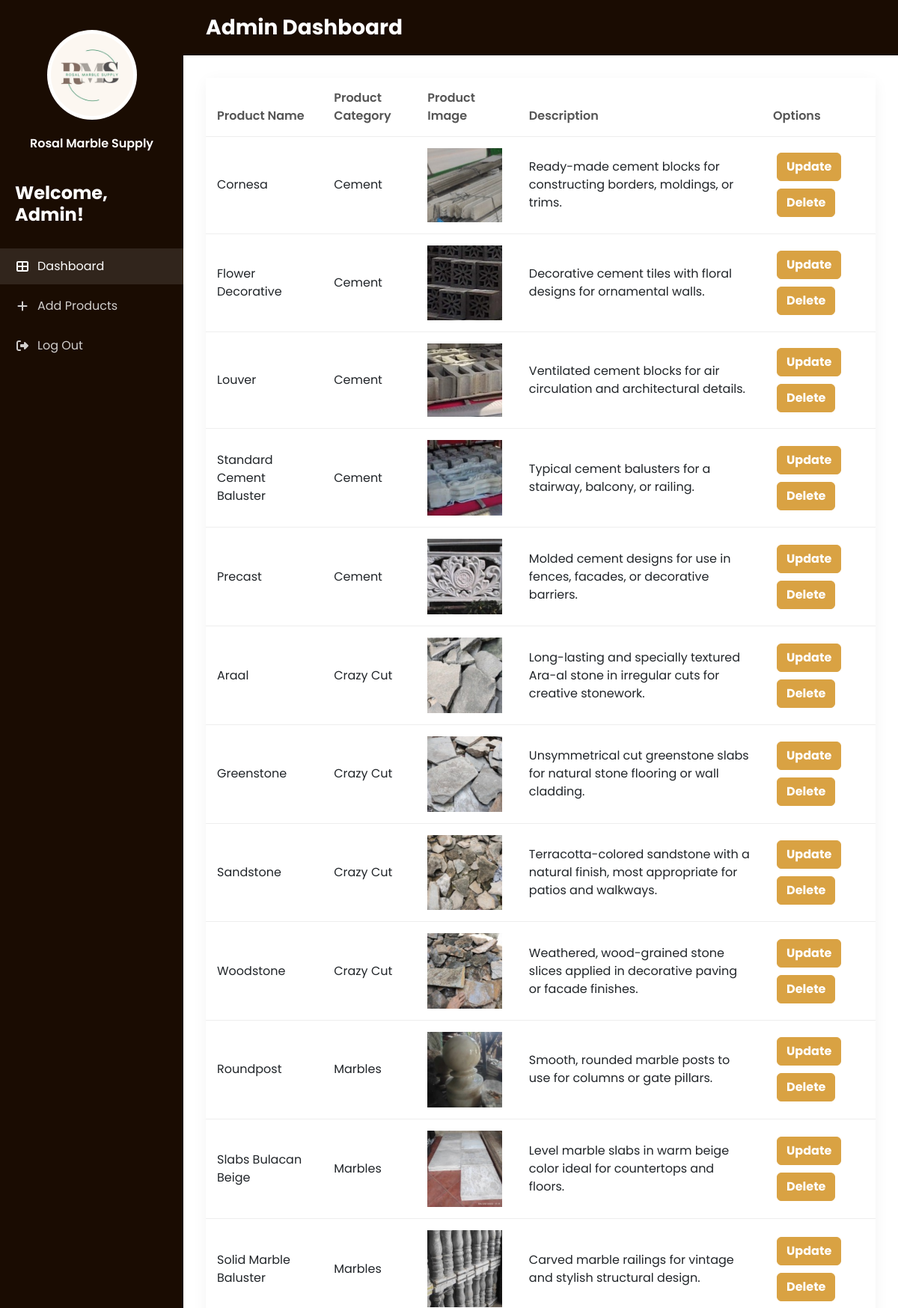
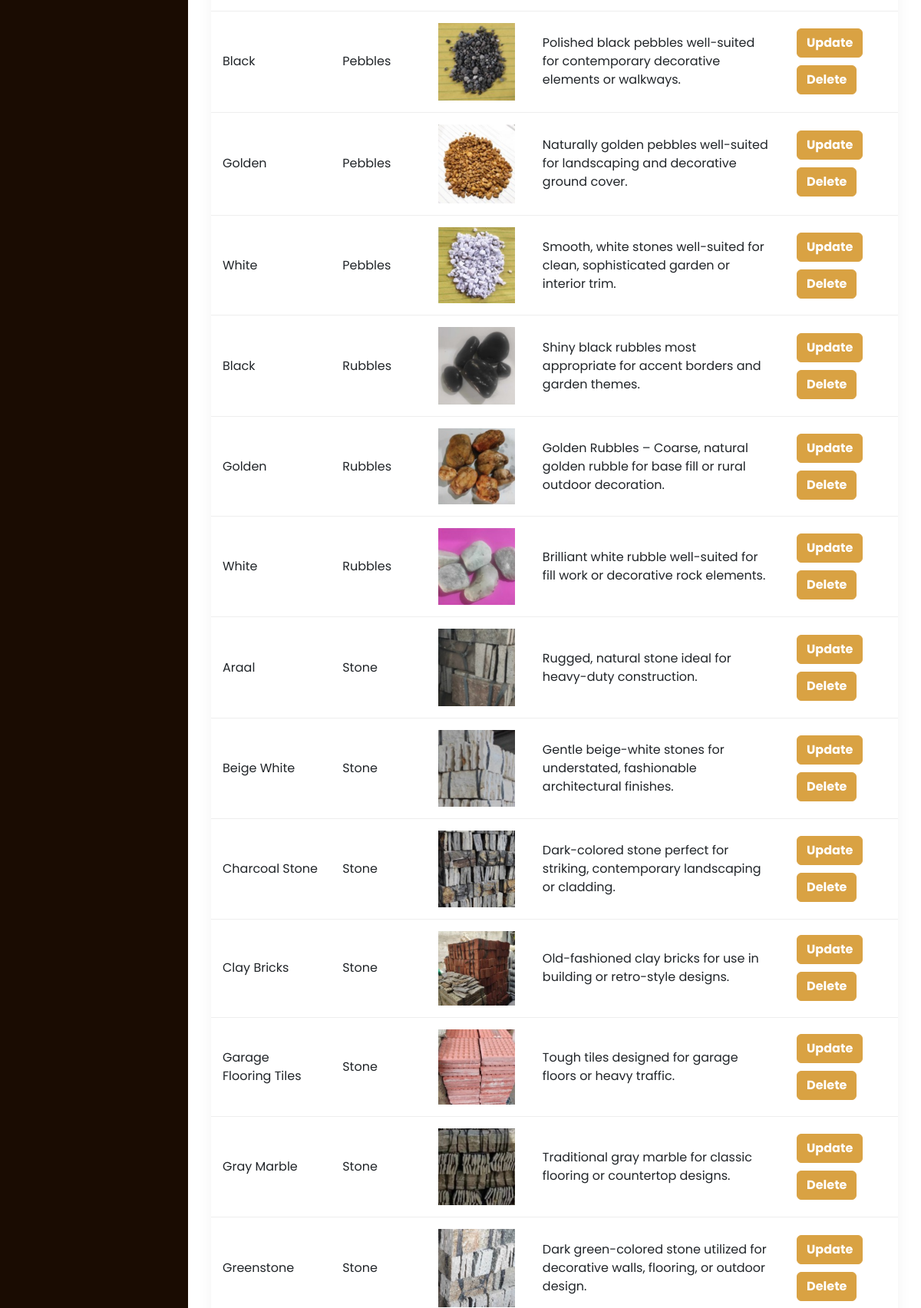
Page /admin-dashboard.php (signed in, upper part) on the committed database (2 pictures, top to bottom).
### tables this page shows
CREATE TABLE `products` (
  `product_id` bigint(20) NOT NULL,
  `product_name` varchar(100) NOT NULL,
  `category` varchar(25) NOT NULL,
  `product_description` varchar(1000) NOT NULL,
  `product_image` varchar(100) NOT NULL
);

### admin-dashboard.php (the view, shortened to what this page needs)
<?php
    include("connection.php");
$sql    = "SELECT * FROM products";
$result = mysqli_query($con, $sql);
?>
<!DOCTYPE html>
<html lang="en">
<head>
    <link href="https://cdn.jsdelivr.net/npm/bootstrap@5.3.0/dist/css/bootstrap.min.css" rel="stylesheet">
    <link rel="stylesheet" href="https://cdnjs.cloudflare.com/ajax/libs/font-awesome/6.4.0/css/all.min.css">
    <link rel="stylesheet" href="styles.css">
</head>
<body>
    <div class="admin-container">
        <div class="sidebar">
            <div class="logo-container">
                <img src="images/rosal_marble_supply-logo.jpg" alt="RMS Logo" class="admin-logo">
                <div class="company-name">Rosal Marble Supply</div>
            </div>
            <div class="admin-welcome">
                <h2>Welcome, Admin!</h2>
            </div>
            <nav class="admin-nav">
                <ul>
                    <li class="active">
                        <a href="admin-dashboard.php">
                        <i class="fas fa-th-large"></i> Dashboard
                        </a>
                    </li>
                    <ul>
                            <li>
                                <a href="admin-add.php">
                                    <i class="fas fa-plus"></i> Add Products
                                </a>
                            </li>
                        </ul>
                    <li>
                        <a href="logout.php">
                            <i class="fas fa-sign-out-alt"></i> Log Out
                        </a>
                    </li>
                </ul>
            </nav>
        </div>
        <div class="main-content">
            <header class="admin-header">
                <h1>Admin Dashboard</h1>
            </header>
            <div class="content-container">
                <div class="card">
                    <div class="card-body p-0">
                        <div class="table-responsive">
                            <table class="table table-hover product-table mb-0">
                                <thead>
                                    <tr>
                                        <th>Product Name</th>
                                        <th>Product Category</th>
                                        <th>Product Image</th>
                                        <th>Description</th>
                                        <th>Options</th>
                                    </tr>
                                </thead>
                                <?php
                                    while($row = mysqli_fetch_assoc($result))
                                    {
                                ?>
                                <tbody>
                                <tr>
                                    <td><?php echo $row['product_name'] ?></td>
                                    <td><?php echo $row['category']?></td>
                                    <td><img id="php-img" src="uploads/<?php echo $row['product_image'] ?>" style="width: 100px; height: auto;"></td>
                                    <td><?php echo $row['product_description'] ?></td>
                                    <td>
                                        <a href = "admin-update.php?edit=<?php echo $row['product_id']?>" class = "btn btn-primary admin-btn">Update</a>
                                        <a href = "admin-dashboard.php?delete=<?php echo $row['product_id']?>" class = "btn btn-primary admin-btn">Delete</a>
                                    </td>
                                </tr>
                                </tbody>
                                <?php
                                    }
                                ?>
                            </table>
                        </div>
                    </div>
                </div>
            </div>
        </div>
    </div>
</body>
</html>

### styles.css (style rules this page uses)
body { color: #fff; font-family: "Poppins"; }
.btn-primary, .btn-secondary, .btn-tertiary { background-color: #D9A243; border-color: #D9A243; color: white; font-weight: bold; }
.admin-btn { margin: 5px; }
.admin-logo { width: 120px; height: 120px; border-radius: 50%; margin-bottom: 20px; background-color: white; padding: 5px; }
.company-name { font-size: 16px; font-weight: 600; text-align: center; }
.admin-container { display: flex; min-height: 100vh; }
.sidebar { width: 245px; background-color: #1A0C02; color: white; padding: 20px 0; display: flex; flex-direction: column; }
.logo-container { display: flex; flex-direction: column; align-items: center; padding: 20px; margin-bottom: 20px; }
.admin-welcome { padding: 0 20px; margin-bottom: 30px; }
.admin-welcome h2 { font-size: 24px; font-weight: 700; margin: 0; }
.admin-nav ul { list-style: none; padding: 0; margin: 0; }
.admin-nav li { margin-bottom: 5px; }
.admin-nav a { display: flex; align-items: center; padding: 12px 20px; color: rgba(255, 255, 255, 0.8); text-decoration: none; transition: all 0.3s ease; }
.admin-nav a:hover, .admin-nav li.active a { background-color: rgba(255, 255, 255, 0.1); color: white; }
.admin-nav i { margin-right: 10px; width: 20px; text-align: center; }
.main-content { flex: 1; padding: 0; overflow-x: hidden; }
.admin-header { background-color: #1A0C02; color: white; padding: 20px 30px; margin-bottom: 30px; }
.admin-header h1 { margin: 0; font-size: 28px; font-weight: 700; }
.content-container { padding: 0 30px 30px; }
.card { border-radius: 10px; box-shadow: 0 4px 20px rgba(0, 0, 0, 0.05); border: none; margin-bottom: 30px; }
.product-table { margin-bottom: 0; }
.product-table thead { background-color: #f8f8f8; }
.product-table th { font-weight: 600; color: #555; padding: 15px; border-bottom: 1px solid #eee; }
.product-table td { padding: 15px; vertical-align: middle; border-bottom: 1px solid #eee; }
img#php-img { background-color: black; }

### rows in the picture
products: product_name "Cornesa", category "Cement", product_image (picture), product_description "Ready-made cement blocks for constructing borders, moldings, or trims."
products: product_name "Flower Decorative", category "Cement", product_image (picture), product_description "Decorative cement tiles with floral designs for ornamental walls."
products: product_name "Louver", category "Cement", product_image (picture), product_description "Ventilated cement blocks for air circulation and architectural details."
products: product_name "Standard Cement Baluster", category "Cement", product_image (picture), product_description "Typical cement balusters for a stairway, balcony, or railing."
products: product_name "Precast", category "Cement", product_image (picture), product_description "Molded cement designs for use in fences, facades, or decorative barriers."
products: product_name "Araal", category "Crazy Cut", product_image (picture), product_description "Long-lasting and specially textured Ara-al stone in irregular cuts for creative stonework."
products: product_name "Greenstone", category "Crazy Cut", product_image (picture), product_description "Unsymmetrical cut greenstone slabs for natural stone flooring or wall cladding."
products: product_name "Sandstone", category "Crazy Cut", product_image (picture), product_description "Terracotta-colored sandstone with a natural finish, most appropriate for patios and walkways."
products: product_name "Woodstone", category "Crazy Cut", product_image (picture), product_description "Weathered, wood-grained stone slices applied in decorative paving or facade finishes."
products: product_name "Roundpost", category "Marbles", product_image (picture), product_description "Smooth, rounded marble posts to use for columns or gate pillars."
products: product_name "Slabs Bulacan Beige", category "Marbles", product_image (picture), product_description "Level marble slabs in warm beige color ideal for countertops and floors."
products: product_name "Solid Marble Baluster", category "Marbles", product_image (picture), product_description "Carved marble railings for vintage and stylish structural design."
products: product_name "Black", category "Pebbles", product_image (picture), product_description "Polished black pebbles well-suited for contemporary decorative elements or walkways."
products: product_name "Golden", category "Pebbles", product_image (picture), product_description "Naturally golden pebbles well-suited for landscaping and decorative ground cover."
products: product_name "White", category "Pebbles", product_image (picture), product_description "Smooth, white stones well-suited for clean, sophisticated garden or interior trim."
products: product_name "Black", category "Rubbles", product_image (picture), product_description "Shiny black rubbles most appropriate for accent borders and garden themes."
products: product_name "Golden", category "Rubbles", product_image (picture), product_description "Golden Rubbles – Coarse, natural golden rubble for base fill or rural outdoor decoration."
products: product_name "White", category "Rubbles", product_image (picture), product_description "Brilliant white rubble well-suited for fill work or decorative rock elements."
products: product_name "Araal", category "Stone", product_image (picture), product_description "Rugged, natural stone ideal for heavy-duty construction."
products: product_name "Beige White", category "Stone", product_image (picture), product_description "Gentle beige-white stones for understated, fashionable architectural finishes."
products: product_name "Charcoal Stone", category "Stone", product_image (picture), product_description "Dark-colored stone perfect for striking, contemporary landscaping or cladding."
products: product_name "Clay Bricks", category "Stone", product_image (picture), product_description "Old-fashioned clay bricks for use in building or retro-style designs."
products: product_name "Garage Flooring Tiles", category "Stone", product_image (picture), product_description "Tough tiles designed for garage floors or heavy traffic."
products: product_name "Gray Marble", category "Stone", product_image (picture), product_description "Traditional gray marble for classic flooring or countertop designs."
products: product_name "Greenstone", category "Stone", product_image (picture), product_description "Dark green-colored stone utilized for decorative walls, flooring, or outdoor design."
